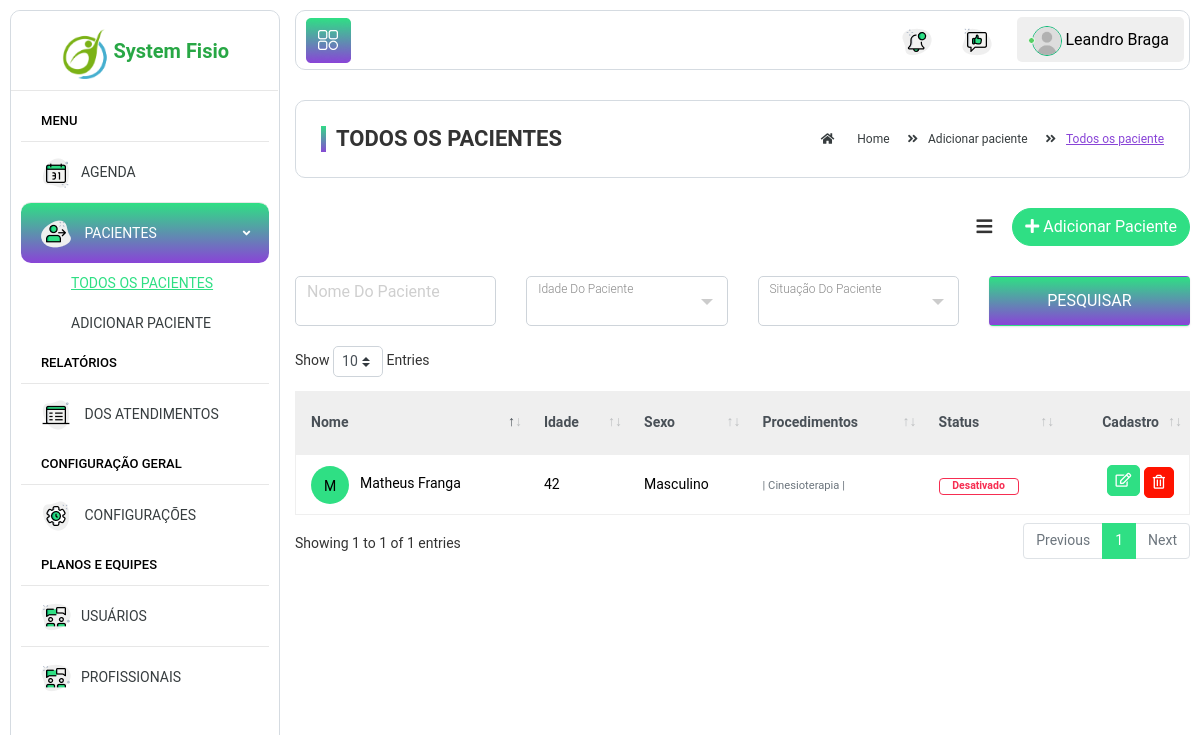
/all-pacientes.php (signed in), run on an earlier commit of the app's database.
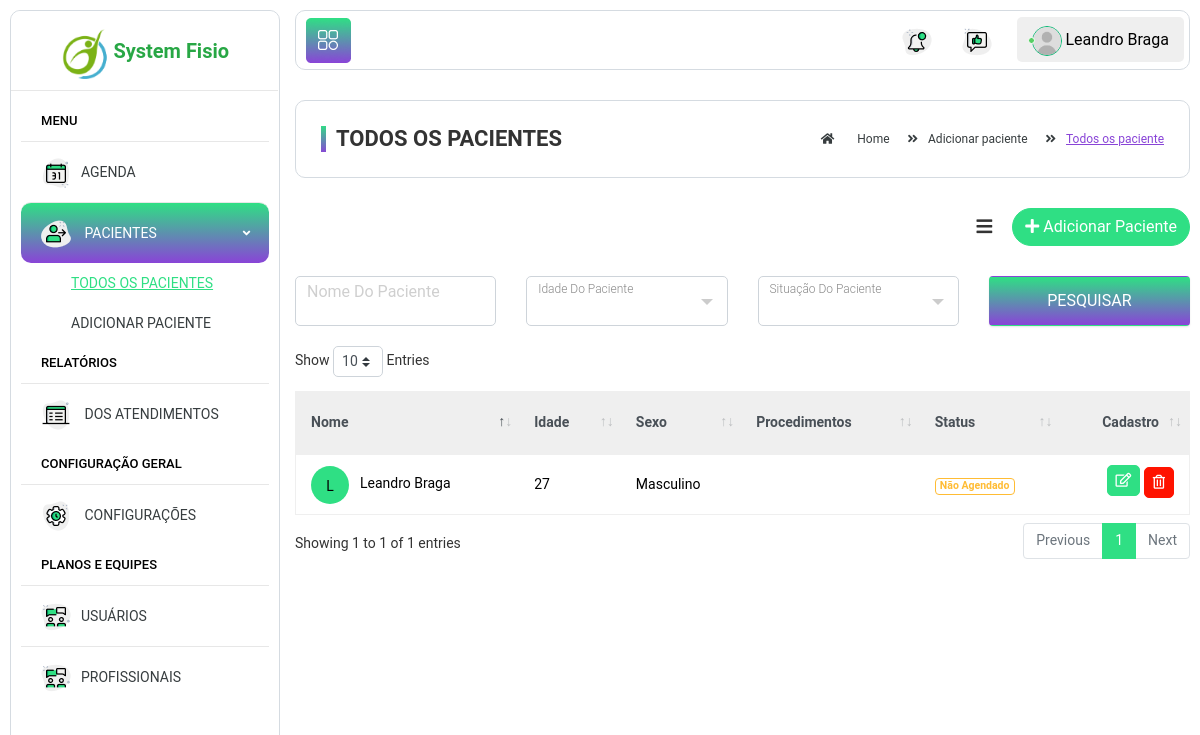
And on a later commit of the database.
### tables this page shows
CREATE TABLE `avaliacao_paciente` (
  `cod_avaliacao` int(11) NOT NULL,
  `ordem_paciente` int(11) DEFAULT NULL,
  `ordem_profissional` int(11) DEFAULT NULL,
  `qp_paciente` text DEFAULT NULL,
  `hma_paciente` text DEFAULT NULL,
  `tratamento_realizado` text DEFAULT NULL,
  `exames` varchar(100) DEFAULT NULL,
  `medicamentos` varchar(100) DEFAULT NULL,
  `cirurgia` varchar(100) DEFAULT NULL,
  `eva_paciente` int(15) DEFAULT NULL,
  `data_cad_avaliacao` date DEFAULT NULL,
  `data_atualizacao_av` date DEFAULT NULL
);

CREATE TABLE `pacientes` (
  `cod_paciente` int(11) NOT NULL,
  `nome_paciente` varchar(100) NOT NULL,
  `sexo_paciente` enum('M','F') NOT NULL,
  `cpf_paciente` char(16) DEFAULT NULL,
  `data_nasc_paciente` date DEFAULT NULL,
  `telefone_paciente` char(20) DEFAULT NULL,
  `rua_paciente` varchar(50) DEFAULT NULL,
  `bairro_paciente` varchar(50) DEFAULT NULL,
  `profissao_paciente` varchar(50) DEFAULT NULL,
  `sus_paciente` int(15) UNSIGNED DEFAULT NULL,
  `etnia_paciente` varchar(45) DEFAULT NULL,
  `diag_medico_paciente` text DEFAULT NULL,
  `cid_paciente` char(5) DEFAULT NULL,
  `diag_fisio_paciente` text DEFAULT NULL,
  `data_cad_paciente` date DEFAULT NULL,
  `data_atualizacao` date DEFAULT NULL
);

CREATE TABLE `tipo_recurso_tratamento` (
  `cod_tipo_recurso` int(11) NOT NULL,
  `ordem_avaliacao` int(11) DEFAULT NULL,
  `ordem_recurso` int(11) DEFAULT NULL,
  `data_cad_tipo_recurso` date DEFAULT NULL
);

CREATE TABLE `recurso_tratamento` (
  `cod_recurso` int(11) NOT NULL,
  `nome_recurso` varchar(50) NOT NULL,
  `data_cad_recurso` date DEFAULT NULL
);

CREATE TABLE `agendamento_paciente` (
  `cod_agendamento` int(11) NOT NULL,
  `ordem_paciente` int(11) DEFAULT NULL,
  `ordem_profissional_agendamento` int(11) DEFAULT NULL,
  `ordem_recurso_tratamento` int(11) DEFAULT NULL,
  `horario_inicio` time DEFAULT NULL,
  `horario_final` time DEFAULT NULL,
  `status` int(2) DEFAULT NULL,
  `observacao` text DEFAULT NULL,
  `data_cad_agendamento` date DEFAULT NULL,
  `data_update_agendamento` date DEFAULT NULL
);

### all-pacientes.php (the view, shortened to what this page needs)
<?php
include_once('./db/db-conection.php');
?>
<!DOCTYPE html>
<html lang="pt-br">
<head>
	<link href="../../../../css?family=Roboto:300,400,500,700,900" rel="stylesheet">
	<link rel="stylesheet" href="assets/css/bootstrap.min.css">
	<link rel="stylesheet" href="assets/plugins/fontawesome/css/all.min.css">
	<link rel="stylesheet" href="assets/plugins/fontawesome/css/fontawesome.min.css">
	<link rel="stylesheet" href="assets/css/select2.min.css">
	<link rel="stylesheet" href="assets/css/dataTables.bootstrap4.min.css">
	<link rel="stylesheet" href="assets/css/style.css">
	<link rel="stylesheet" href="assets/css/style-preload.css">
</head>
<body onload="loading()">
	<div class="main-wrapper">
		<div class="header-outer ">
			<div class="header">
				<a id="toggle_btn" class="float-left" href="javascript:void(0);">
					<img src="assets/img/sidebar/icon-21.png" alt="">
				</a>
				<ul class="nav user-menu float-right">
					<li class="nav-item dropdown d-none d-sm-block">
						<a href="#" class="dropdown-toggle nav-link" data-toggle="dropdown">
							<img src="assets/img/sidebar/icon-22.png" alt="">
						</a>
					</li>
					<li class="nav-item dropdown d-none d-sm-block">
						<a href="javascript:void(0);" id="open_msg_box" class="hasnotifications nav-link"><img src="assets/img/sidebar/icon-23.png" alt=""> </a>
					</li>
					<li class="nav-item dropdown has-arrow">
						<a href="#" class=" nav-link user-link" data-toggle="dropdown">
							<span class="user-img"><img class="rounded-circle" src="assets/img/user-06.jpg" width="30" alt="Admin">
								<span class="status online"></span></span>
							<span><?php echo $_SESSION['usuario']; ?></span>
						</a>
					</li>
				</ul>
			</div>
		</div>
		<div class="sidebar" id="sidebar">
			<div class="sidebar-inner slimscroll">
				<div id="sidebar-menu" class="sidebar-menu">
					<div class="header-left">
						<a href="index.php" class="logo">
							<img src="assets/img/logo1.png" width="50" height="50" alt="">
							<span class="text-success" style="font-family: sans-serif pridi regular;">System Fisio</span>
						</a>
					</div>
					<ul class="sidebar-ul ">
						<li class="menu-title">Menu</li>
						<li>
							<a href="index.php"><img src="assets/img/sidebar/icon-6.png" alt="icon"><span>Agenda</span></a>
						</li>
						<li class="submenu">
							<a href="#"><img src="assets/img/sidebar/icon-2.png" alt="icon"> <span> Pacientes </span> <span class="menu-arrow"></span></a>
							<ul class="list-unstyled" style="display: none;">
								<li><a class="active" href="all-pacientes.php"><span>Todos os Pacientes</span></a></li>
								<li><a href="add-paciente.php"><span>Adicionar Paciente</span></a></li>
							</ul>
						</li>
						<li class="menu-title">RELATÓRIOS</li>
						<li>
							<a href="relatorio-atendimentos.php"><img src="assets/img/sidebar/icon-12.png" alt="icon">
								<span> dos atendimentos</span></a>
						</li>
						<li class="menu-title">Configuração geral</li>
						<li>
							<a href="settings.html"><img src="assets/img/sidebar/icon-14.png" alt="icon"> <span>Configurações</span></a>
						</li>
						<li class="menu-title"><span>Planos e equipes</span></li>
						<li>
							<a href="users.html"> <img src="assets/img/sidebar/icon-4.png" alt="icon"><span>Usuários</span></a>
						</li>
						<li>
							<a href="users.html"> <img src="assets/img/sidebar/icon-4.png" alt="icon"><span>Profissionais</span></a>
						</li>
					</ul>
				</div>
			</div>
		</div>
		<div class="page-wrapper">
			<div class="content container-fluid">
				<div class="page-header">
					<div class="row">
						<div class="col-lg-6 col-md-6 col-sm-6 col-12">
							<h5 class="text-uppercase mb-0 mt-0 page-title">
								Todos os pacientes
							</h5>
						</div>
						<div class="col-lg-6 col-md-6 col-sm-6 col-12">
							<ul class="breadcrumb float-right p-0 mb-0">
								<li class="breadcrumb-item">
									<a href="index.html"><i class="fas fa-home"></i> Home</a>
								</li>
								<li class="breadcrumb-item"><a href="add-paciente.php">Adicionar paciente</a></li>
								<li class="breadcrumb-item"><span> Todos os paciente</span></li>
							</ul>
						</div>
					</div>
				</div>
				<div class="row">
					<div class="col-sm-4 col-12"></div>
					<div class="col-sm-8 col-12 text-right add-btn-col">
						<a href="add-paciente.php" class="btn btn-primary btn-rounded float-right"><i class="fas fa-plus"></i> Adicionar Paciente</a>
						<div class="view-icons">
							<a href="all-pacientes.php" class="list-view btn btn-link active"><i class="fas fa-bars"></i></a>
						</div>
					</div>
				</div>
				<div class="content-page">
					<div class="row filter-row">
						<div class="col-sm-6 col-md-3">
							<div class="form-group form-focus">
								<input type="text" class="form-control floating" />
								<label class="focus-label">Nome do paciente</label>
							</div>
						</div>
						<div class="col-sm-6 col-md-3">
							<div class="form-group form-focus select-focus">
								<label class="focus-label">Idade do Paciente</label>
							</div>
						</div>
						<div class="col-sm-6 col-md-3">
							<div class="form-group form-focus select-focus">
								<label class="focus-label">Situação do Paciente</label>
							</div>
						</div>
						<div class="col-sm-6 col-md-3">
							<a href="#" class="btn btn-search rounded btn-block mb-3">
								Pesquisar
							</a>
						</div>
					</div>
					<div class="row ">
						<div class="col-lg-12 mb-3">
							<div class="table-responsive">
								<table class="table custom-table datatable">
									<thead class="thead-light">
										<tr>
											<th>Nome</th>
											<th>Idade </th>
											<th>Sexo</th>
											<th>Procedimentos</th>
											<th>Status</th>
											<th class="text-right">Cadastro</th>
										</tr>
									</thead>
									<tbody>
										<?php
										$querySelectPaciente = "SELECT p.cod_paciente, p.nome_paciente, a.cod_avaliacao, p.data_nasc_paciente, p.sexo_paciente FROM
										pacientes p join avaliacao_paciente a on a.ordem_paciente = p.cod_paciente
										 ORDER BY cod_avaliacao desc limit 1 ";
										$queryResultPaciente = $mysqli->query($querySelectPaciente);
										if (mysqli_affected_rows($mysqli) > 0) {
											while ($row_cont_paciente = mysqli_fetch_array($queryResultPaciente)) {
												$codPaciente = $row_cont_paciente['cod_paciente'];
												$nomePaciente = $row_cont_paciente['nome_paciente'];
												$codAvaliacao = $row_cont_paciente['cod_avaliacao'];
												$sexoPaciente = $row_cont_paciente['sexo_paciente'];
												$dataNacPaciente = $row_cont_paciente['data_nasc_paciente'];
												$dataNascimento = $dataNacPaciente;
												$date = new DateTime($dataNascimento);
												$interval = $date->diff(new DateTime(date('Y-m-d')));
												$idadePaciente =  $interval->format('%Y');
										?>
												<tr>
													<td>
														<h2>
															<form action="about-paciente.php" method="post">
																<a class="avatar text-white">
																	<button type="submit" name="codPaciente" value="<?php echo  $codPaciente; ?>" style="border: none; background:none;"><?php echo substr($nomePaciente, 0, 1); ?></button>
																</a>
															</form>
															<form action="about-paciente.php" method="post">
																<button type="submit" name="codPaciente" value="<?php echo $codPaciente; ?>" style="border: none; background:none;">
																	<?php echo $nomePaciente; ?> <span></span>
																</button>
															</form>
														</h2>
													</td>
													<td><?php echo $idadePaciente; ?></td>
													<td><?php if ($sexoPaciente == 'M') {
															echo "Masculino";
														} else {
															echo "Feminino";
														}  ?></td>
													<td>
														<?php
														$querySelRecurso = "SELECT rt.nome_recurso, trt.cod_tipo_recurso  from tipo_recurso_tratamento trt join recurso_tratamento rt on trt.ordem_recurso = rt.cod_recurso WHERE ordem_avaliacao = '$codAvaliacao'  ORDER BY trt.cod_tipo_recurso desc limit 1 ";
														$queryResulRecurso = $mysqli->query($querySelRecurso);
														while ($row_cont_recurso = mysqli_fetch_array($queryResulRecurso)) {
															$nomeRecurso = $row_cont_recurso['nome_recurso'];
														?>
															<span class="small text-muted"><?php echo ' | ' . $nomeRecurso . ' | '; ?></span>
														<?php  } ?>
													</td>
													<?php
													$query_paciente_age = "SELECT ordem_paciente, status from agendamento_paciente where ordem_paciente = '$codPaciente' ORDER BY cod_agendamento desc limit 1 ";
													$result = $mysqli->query($query_paciente_age);
													$row_cont_recurso = mysqli_fetch_array($result);
													$status = isset($row_cont_recurso['status']) ? $row_cont_recurso['status'] : null;
													if (mysqli_affected_rows($mysqli) > 0) {
														if ($status == '1') {
															$agendado = "Agendado";
															$status = "badge-success-border";
														} else if ($status == '2') {
															$agendado = "Recebeu alta";
															$status = "badge-info-border";
														} else if ($status == '3') {
															$agendado = "Desativado";
															$status = "badge-danger-border";
														}
													} else {
														$agendado = "Não Agendado";
														$status = "badge badge-warning-border";
													}
													?>
													<td>
														<span class="badge <?php echo $status; ?>"><?php echo $agendado; ?></span>
													</td>
													<form action="edit-paciente.php" method="post">
														<td class="text-right ">
															<button type="submit" name="cod-paciente" value="<?php echo $codPaciente; ?>" class="btn btn-primary btn-sm mb-2">
																<i class="far fa-edit"></i>
															</button>
													</form>
													<button data-toggle="modal" codPaciente="<?php echo $codPaciente; ?>" nomePaciente="<?php echo $nomePaciente; ?>" data-target="#delete_employee" class="btn btn-danger btn-sm mb-1 btn_delete">
														<i class="far fa-trash-alt"></i>
													</button>
												</tr>
											<?php
											}
											}  ?>
									</tbody>
								</table>
							</div>
						</div>
					</div>
				</div>
			</div>
		</div>
	</div>
</body>
</html>

### assets/css/style-preload.css (style rules this page uses)
.main-wrapper { display: none; }

What changed in the data, as far as the page shows it:
removed avaliacao_paciente: ordem_paciente.nome_paciente "M", ordem_paciente.nome_paciente "Matheus Franga", ordem_paciente.data_nasc_paciente "42", agendamento_paciente.status "Desativado"
removed tipo_recurso_tratamento: ordem_recurso.nome_recurso "Cinesioterapia"
added avaliacao_paciente: ordem_paciente.nome_paciente "L", ordem_paciente.nome_paciente "Leandro Braga", ordem_paciente.data_nasc_paciente "27", agendado "Não Agendado"
